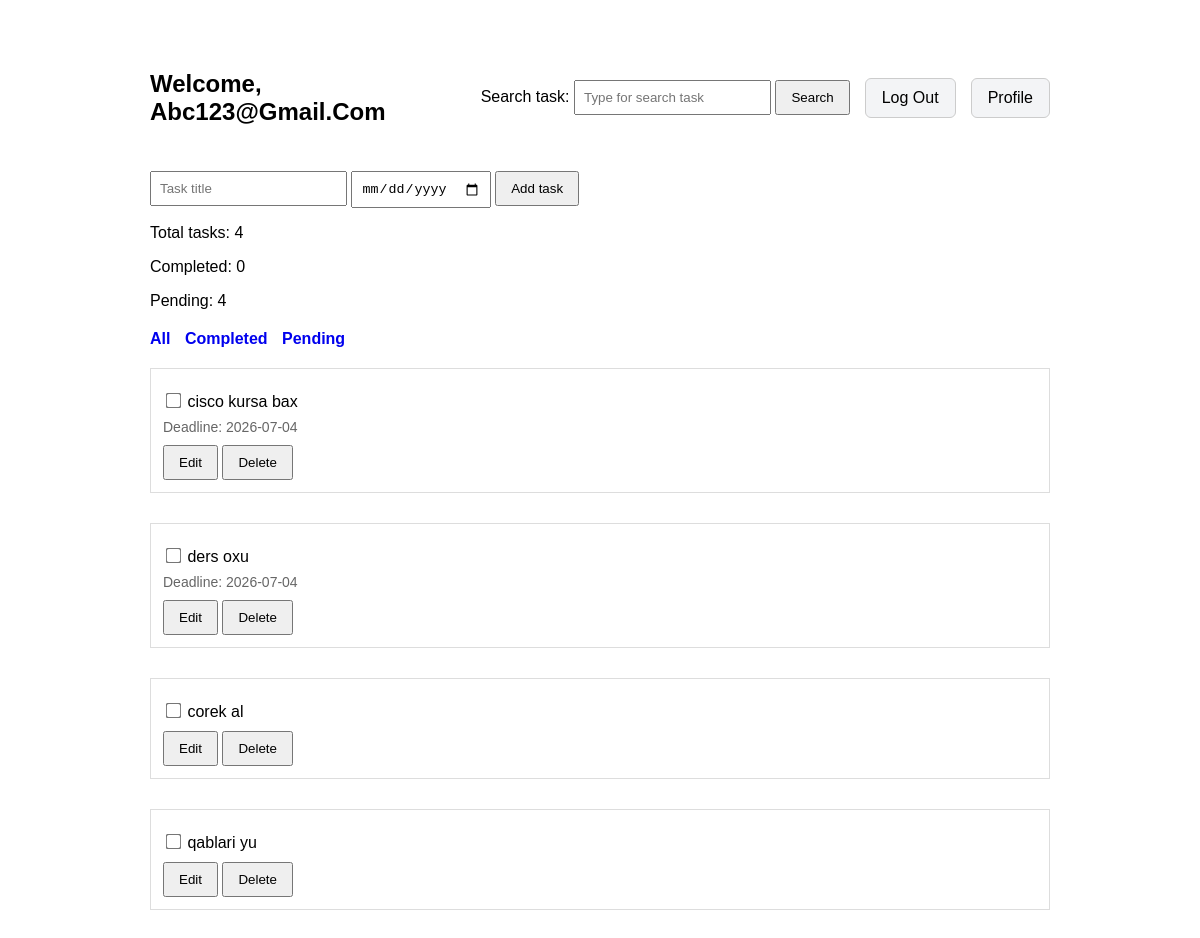
/welcome?search=&filter=pending (signed in), run on the app's committed database.
### ToDoAPI/models.py (models this page shows, shortened)
class Todo(models.Model):
    user = models.ForeignKey(User, on_delete=models.CASCADE)
    title = models.CharField(max_length=255)
    completed = models.BooleanField(default=False)
    created_at = models.DateTimeField(auto_now_add=True)
    deadline = models.DateField(null=True, blank=True)

### ToDoAPI/views.py (the view, shortened to what this page needs)
# urls.py: path('welcome', views.welcome, name='welcome'),
@login_required
def welcome(request):
    todos = Todo.objects.filter(user=request.user).order_by('-created_at')
    search = request.GET.get("search")
    if search:
        search = search.strip()
        todos = todos.filter(title__icontains=search)
    else:
        search=""
    filter_type = request.GET.get("filter", "")
    if filter_type:
        if filter_type == "pending":
            todos = todos.filter(completed=False)
        elif filter_type == "completed":
            todos = todos.filter(completed=True)
    total = todos.count()
    c_count = todos.filter(completed=True).count()
    u_count = todos.filter(completed=False).count()
    return render(request, 'ToDoAPI/welcome.html', {"todos" : todos, "total" : total, "completed" : c_count, "uncompleted" : u_count, "search" : search, "filter_type" : filter_type})

### ToDoAPI/templates/ToDoAPI/welcome.html (shortened to what this page needs)
<!DOCTYPE html>
<html lang="en">
<head>
    {% load static %}
    <link rel="stylesheet" href="{% static 'ToDoAPI/style2.css' %}">
</head>
<body>
    <nav>
        <h1>Welcome, {{ request.user.username|title }}</h1>
        <div>
            <form method="GET">
                <label>Search task:</label>
                <input type="text" name="search" placeholder="Type for search task" value="{{ search }}">
                <button type="submit">Search</button>
            </form>
        </div>
        <a href="{% url 'logout' %}" class="nav-btn">Log Out</a>
        <a href="{% url 'profile' %}" class="nav-btn">Profile</a>
    </nav>
    <form method="post">
        <input type="text" name="title" required placeholder="Task title">
        <input type="date" name="deadline" min="{% now 'Y-m-d' %}">
        <button type="submit">Add task</button>
    </form>
    <p>Total tasks: {{ total }}</p>
    <p>Completed: {{ completed }}</p>
    <p>Pending: {{ uncompleted }}</p>
    <div class="filter-btn">
        <form method="GET">
            <a href="{% url 'welcome' %}?filter=all&search={{ search }}">All</a>
            <a href="{% url 'welcome' %}?filter=completed&search={{ search }}">Completed</a>
            <a href="{% url 'welcome' %}?filter=pending&search={{ search }}">Pending</a>
        </form>
    </div>
    <ul>
        {% for todo in todos %}
        {% if todo.id == editing_id %}
            <li id="todo-{{ todo.id }}">
                <form method="post" action="{% url 'edit' todo.id %}" class="edit-form">
                    {% csrf_token %}
                    <input type="hidden" name="next" value="/welcome?search={{ search }}&filter={{ filter_type }}">
                    <input value="{{ todo.title }}" name="new_todo" required>
                    <input type="date" name="new_deadline" value="{{ todo.deadline|date:'Y-m-d' }}" min="{% now 'Y-m-d' %}">
                    {% if todo.deadline %}
                        <button type="submit" name="remove_deadline">Remove Deadline</button>
                    {% endif %}
                    <div class="edit-buttons">
                        <button type="submit">Save</button>
                        <a href="{% url 'welcome' %}?search={{ search }}&filter={{ filter_type }}">
                            <button>Cancel</button>
                        </a>
                    </div>
                </form>
            </li>
        {% else%}
        <li id="todo-{{ todo.id }}">
            <div>
                <form method="post" action="{% url 'toggle' todo.id %}">
                    <input type="checkbox" name="completed" onchange="this.form.submit();"
                    >
                    <span
                    >
                        {{ todo.title }}
                    </span>
                    {% if todo.deadline %}
                        <div>
                            <span class="todo-deadline">
                                Deadline: {{ todo.deadline|date:"Y-m-d" }}
                            </span>
                        </div>
                    {% endif %}
                </form>
            </div>
            <div>
                <a href="{% url 'edit' todo.id %}?search={{ search }}&filter={{ filter_type }}">
                    <button>Edit</button>
                </a>
                <form method="post" action="{% url 'delete' todo.id %}">
                    <button type="submit" name="delete">Delete</button>
                </form>
            </div>
        </li>
        {% endif %}
        {% endfor %}
    </ul>
</body>
</html>

### ToDoAPI/static/ToDoAPI/style2.css (style rules this page uses)
body { max-width: 900px; margin: 30px auto; padding: 20px; font-family: Arial, sans-serif; }
nav { display: flex; align-items: center; gap: 15px; flex-wrap: wrap; margin-bottom: 25px; }
nav h1 { flex: 1; }
button { padding: 8px 14px; cursor: pointer; }
input[type="text"], input[type="date"] { padding: 8px; }
.filter-btn { margin: 20px 0; }
.filter-btn a { margin-right: 10px; text-decoration: none; font-weight: bold; }
ul { list-style: none; padding: 0; }
li { border: 1px solid #ddd; padding: 12px; margin-bottom: 30px; align-items: center; gap: 10px; flex-wrap: wrap; }
li > div { margin-top: 10px; }
li form { display: inline; }
span { margin-right: 5px; }
input[type="checkbox"] { transform: scale(1.2); }
a { text-decoration: none; }
.todo-deadline { display: block; margin-top: 8px; color: #666; font-size: 14px; }
.nav-btn { display: inline-block; padding: 10px 16px; background: #f3f4f6; border: 1px solid #ccc; text-decoration: none; color: black; border-radius: 6px; }

### data on the page
Todo: title "cisco kursa bax", deadline "2026-07-04"
Todo: title "ders oxu", deadline "2026-07-04"
Todo: title "corek al"
Todo: title "qablari yu"

### other printed values
{{ request.user.username|title }} "Abc123@Gmail.Com"
{{ total }} "4"
{{ completed }} "0"
{{ uncompleted }} "4"
